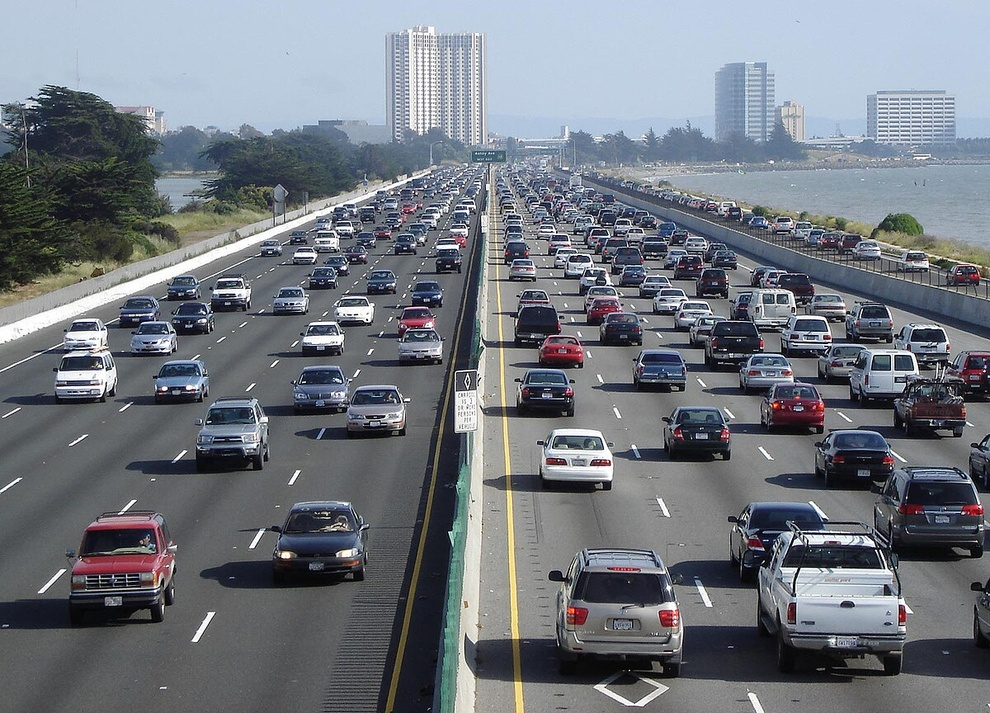
#> input picture cameratest/objectdetectie/aaa.jpg, 990 x 713 px, shrunk from 1200 x 864 before the run, given in place of the camera
$ python linefollowing.py
#> lines starting #> are read from the running program, lines starting #| are printed output that depends on the picture; after the words box and inside, x2 and y2 are one past the last pixel; in counts of white or black regions, pixels touching at a corner belong together; long printed decimals are rounded
"""
word gerunt op rechter en linker camera

pakt een vast y coordinaat (500) op het scherm en kijkt waar de lijn op de x-as ligt

als verder naar links is dan een bepaalde x value: stuur naar rechts
als verder naar rechts is dan een bepaalde x value: stuur naar links


linker bocht (linker lijn volgen) initiatie
rij naar links totdat de op de linker camera de stuur statements aangeroepen worden

daarna als stuur angle rond 0 is dan terug naar rechter lijn
"""

import cv2
import numpy as np

y_target = 500
x_target = 0 # standaard positie van de lijn bij y=500

def region_of_interest(img, vertices):
    mask = np.zeros_like(img)
    cv2.fillPoly(mask, vertices, 255)
    masked_image = cv2.bitwise_and(img, mask)
    return masked_image

def get_x(lines):
    for x1, y1, x2, y2 in lines:
        m = (x2 - x1) / (y2 - y1)
        x_coord = x1 + (y_target - y1) * m
        return int(x_coord)
    return None

def detect_lanes(path):
#> called with path = 1
    capture = cv2.VideoCapture(path)

    if not capture.isOpened():
        print("Error: Could not open video.")
        return

    while True:
        ret, frame = capture.read()
#> frame is the input picture: shape (713, 990, 3); mean B, G, R 126.8, 119.2, 113.9

        if not ret:
            break

        gray = cv2.cvtColor(frame, cv2.COLOR_BGR2GRAY)
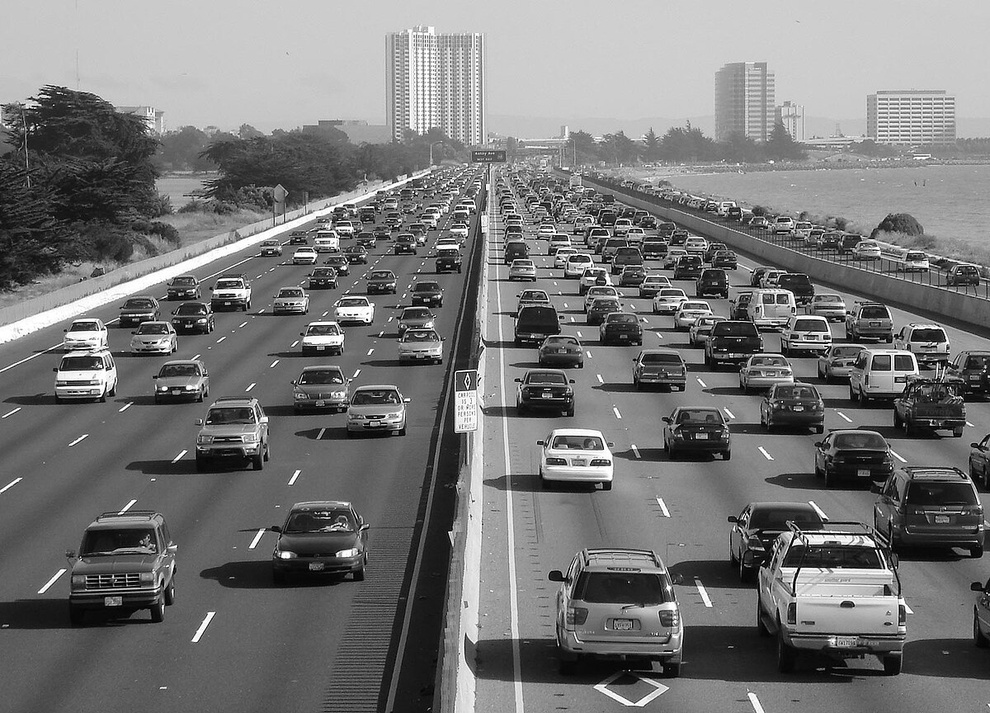
#> gray: shape (713, 990); min 0, max 255, mean 118.5
        blurred = cv2.GaussianBlur(gray, (5, 5), 0)
        edges = cv2.Canny(blurred, 50, 150)
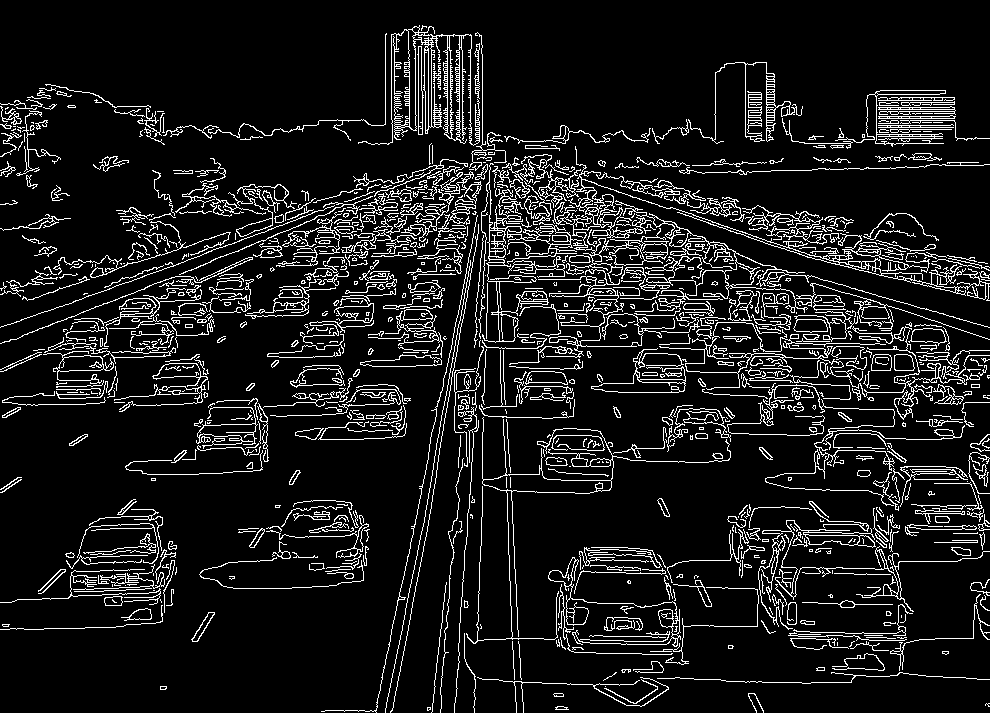
#> edges: shape (713, 990); 10.2% white in thin lines or dots

        height, width = edges.shape
#> height = 713; width = 990
        region_vertices = [(0, height), (width // 2, height // 2), (width, height)]
#> region_vertices = [(0, 713), (495, 356), (990, 713)]
        roi = region_of_interest(edges, np.array([region_vertices], np.int32))
#> in region_of_interest, `cv2.fillPoly(mask, vertices, 255)`:
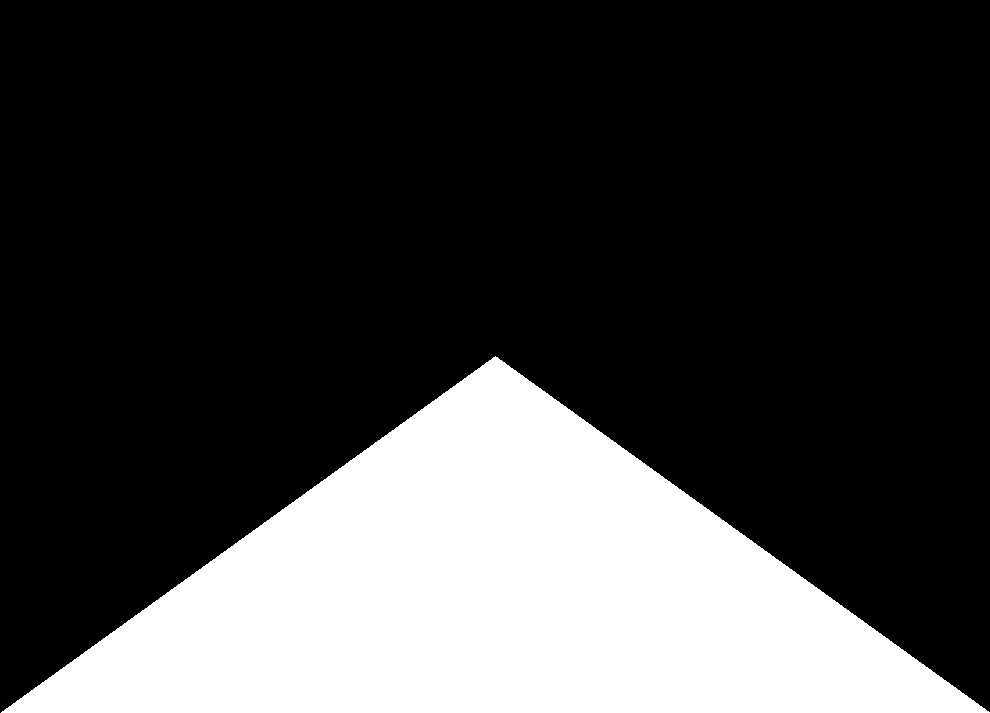
#> mask: shape (713, 990); 25.1% white; 1 white region, box (x1, y1, x2, y2) and area: (1, 356, 990, 713) 176853
#> in region_of_interest, `masked_image = cv2.bitwise_and(img, mask)`:
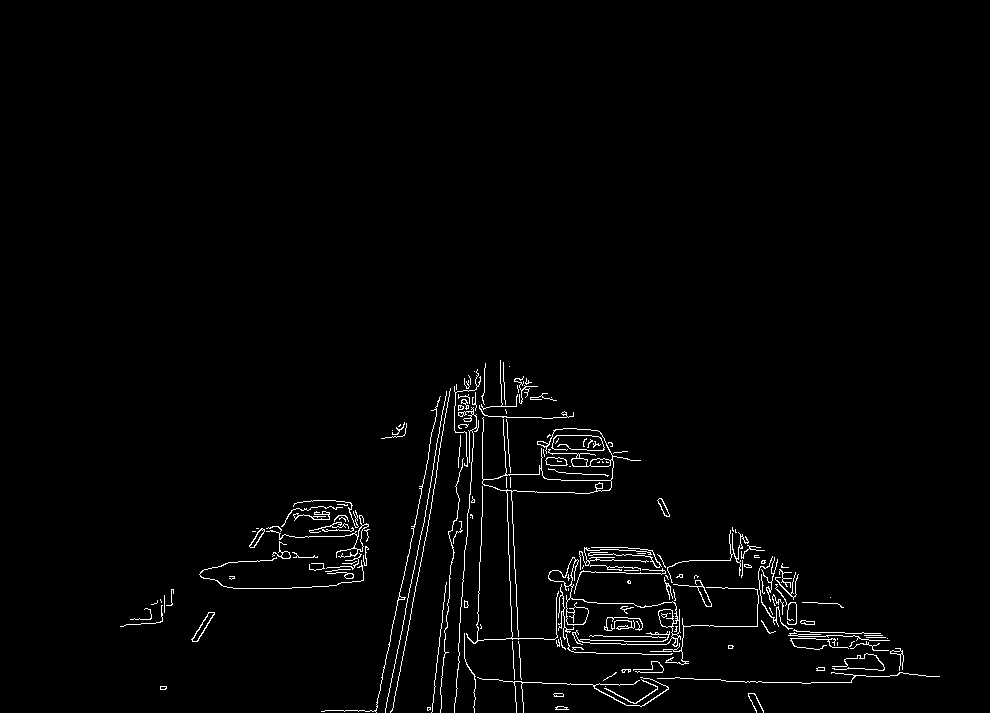
#> masked_image: shape (713, 990); 1.7% white in thin lines or dots, all inside (x1, y1, x2, y2) = (120, 360, 940, 713)

        lines = cv2.HoughLinesP(roi, 1, np.pi / 180, 50, np.array([]), minLineLength=50, maxLineGap=300)
#> lines = 68 rows, first 6: [506, 406, 522, 701], [503, 406, 513, 682], [432, 711, 468, 375], [454, 712, 477, 373], [391, 711, 454, 386], [375, 711, 428, 458]

        x_at_target_values = []

        if lines is not None:
            for line in lines:
                for x1, y1, x2, y2 in line:
                    if x1 != x2 and y1 != y2:
                        x_at_target_values.append(get_x(line)) # alleen als het bepaalde afstand heeft van x_target ?]
#> this loop made 68 passes
#> line on passes 1 to 12: [[506, 406, 522, 701]], [[503, 406, 513, 682]], [[432, 711, 468, 375]], [[454, 712, 477, 373]], [[391, 711, 454, 386]], [[375, 711, 428, 458]], [[394, 668, 434, 462]], [[195, 633, 877, 644]], [[478, 677, 483, 393]], [[257, 560, 777, 560]], [[194, 636, 858, 636]], [[233, 588, 795, 588]]
#> after the loop, x_at_target_values = 58 values, max 11873 at index 27, min -9090 at index 11, mean 867.5

        if x_at_target_values:
            x_at_target = np.mean(x_at_target_values)
#> x_at_target = 867.5
            if x_at_target < x_target - 50: # voorbeeld waardes
                print("steer left")
            elif x_at_target > x_target + 50: # voorbeeld waardes
                print("steer right")
            #hoe verder x_at_target van x_target vandaan is, hoe meer er wordt gestuurd
        print(x_at_target)
#| 867.534

        if cv2.waitKey(100) & 0xFF == ord('q'):
#> (key q is pressed here)
            break

    capture.release()

# path = 'C:\\Vakken\\Project 78 (SDC)\\SDCCLOSED\\cameratest\\lines\\input.mp4'
path = 1
detect_lanes(path)
